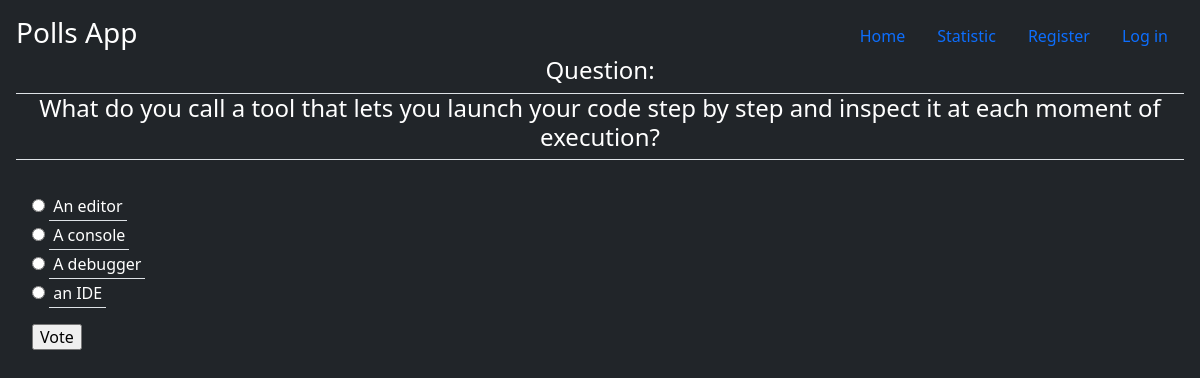
The app's page /5/ with its own data.
### polls/models.py (models this page shows, shortened)
class Question(models.Model):
    question_text = models.CharField(max_length=250)
    pub_date = models.DateTimeField('date published')
    def was_published_recently(self):
        now = timezone.now()
        return now - datetime.timedelta(days=1) <= self.pub_date <= now
    was_published_recently.admin_order_field = 'pub_date'
    was_published_recently.boolean = True
    was_published_recently.short_description = 'Published recently?'
    list_filter = ['pub_date']
    search_fields = ['question_text']

class Choice(models.Model):
    question = models.ForeignKey(Question, on_delete=models.CASCADE)
    choice_text = models.CharField(max_length=250)
    votes = models.IntegerField(default=0)

### polls/views.py (the view)
# urls.py: path('<int:pk>/', views.DetailView.as_view(), name='detail'),
class DetailView(generic.DetailView):
    def get_queryset(self):
        return Question.objects.filter(pub_date__lte=timezone.now())

### polls/templates/polls/question_detail.html (shortened to what this page needs)
{% extends "polls/base.html" %}
{% block content %}
<h4 class="border-bottom pb-2 mb-0">Question:</h4>
<h4 class="border-bottom pb-2 mb-0">{{ question.question_text }}</h4>
<div class="text-start my-3 p-3">
    <div class="h6">
        <div class="pb-0 mb-0 text-white medium lh-sm ">
            <form action="{% url 'polls:vote' question.id %}" method="post">
            {% for choice in question.choice_set.all %}
                <input type="radio" name="choice" id="choice{{ forloop.counter }}" value="{{ choice.id }}">
                <label class="border-bottom p-1 pb-1 mb-0" for="choice{{ forloop.counter }}">{{ choice.choice_text }}</label>
            <br>
            {% endfor %}
                <div class=" d-flex text-white pt-3">
                    <input   type="submit" value="Vote">
                </div>
            </form>
        </div>
    </div>
</div>
{% endblock content%}

### records on screen
Question: question_text "What do you call a tool that lets you launch your code step by step and inspect it at each moment of execution?"
Choice: choice_text "An editor"
Choice: choice_text "A console"
Choice: choice_text "A debugger"
Choice: choice_text "an IDE"
